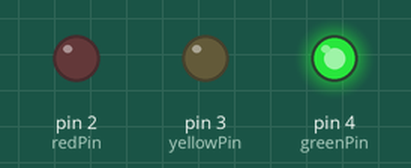
This sketch was run on a simulated Arduino Uno, built with avr-gcc and run on an emulated ATmega328P. Parts: output pins drawn as LEDs (lit = HIGH).

Above: at 2.5 s.
At 6.2 s:
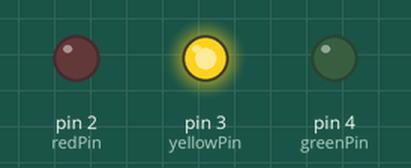
At 7.7 s:
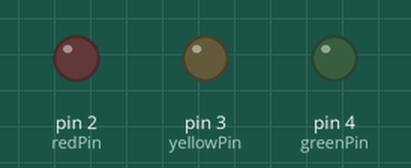
At 10.5 s:
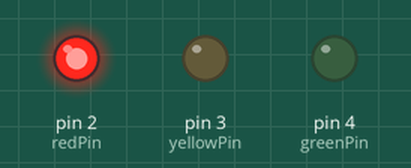
Timing chart, 0 to 16.9 s (numbered marks = the images above):
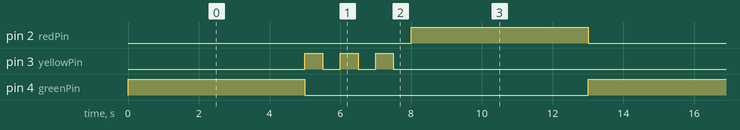

Measured:
- by itself, pin 2 (redPin), pin 4 (greenPin): alternates HIGH for 5.0 s and LOW for 8.0 s
- by itself, pin 3 (yellowPin): repeats every 13.0 s: 2 × (LOW 0.50 s, HIGH 0.50 s), LOW 10.5 s, HIGH 0.50 s
- by itself, everything shown: repeats every 13.0 s, in 9 steps

The sketch:

Traffic_Light.ino
```cpp
/*
 * 名称   : Traffic_Light
 * 功能   : 模拟交通灯
 * 作者   : http://www.keyes-robot.com/
*/
int redPin = 2;      // 红色LED连接D2
int yellowPin = 3;   // 黄色LED连接到D3
int greenPin = 4;    // 绿色LED连接D4

void setup() {
  //LED接口设置为输出模式
  pinMode(greenPin, OUTPUT);
  pinMode(yellowPin, OUTPUT);
  pinMode(redPin, OUTPUT);
}

void loop() {
  digitalWrite(greenPin, HIGH);   //点亮绿色LED
  delay(5000);   //延迟5秒
  digitalWrite(greenPin, LOW);   //关闭绿色LED
  for (int i = 1; i <= 3; i = i + 1) {    //循环三次
    digitalWrite(yellowPin, HIGH);   //点亮黄色LED
    delay(500);   //延迟0.5秒
    digitalWrite(yellowPin, LOW);   //关闭黄色LED
    delay(500);   //延迟0.5秒
  }
  digitalWrite(redPin, HIGH);   //点亮红色LED
  delay(5000);  //延迟5秒
  digitalWrite(redPin, LOW);   //关闭红色LED
}
```
